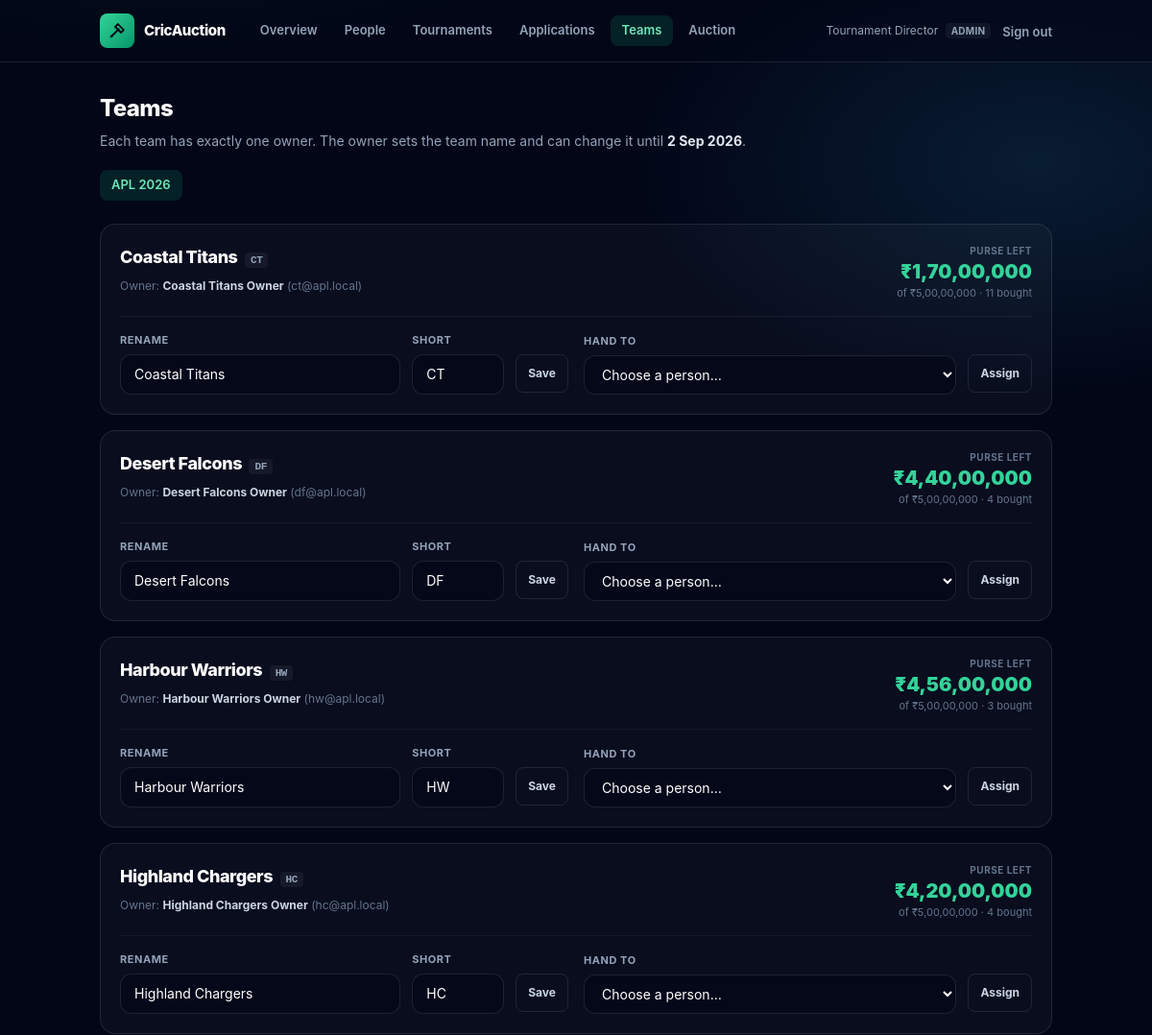
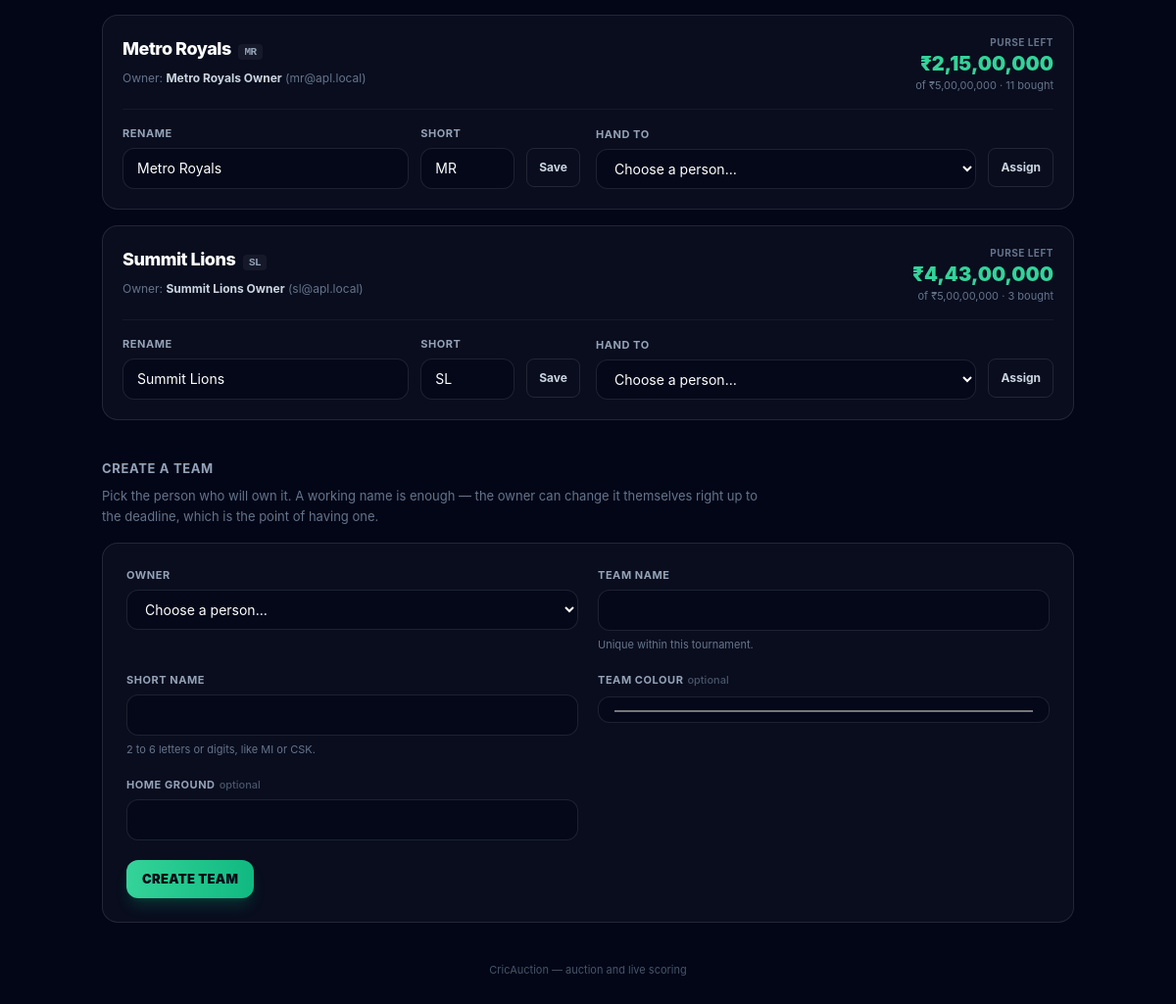
/admin/teams.php (signed in), run on the app's committed database (2 pictures, top to bottom).
### tables this page shows
CREATE TABLE `users` (
    `id`             INT UNSIGNED NOT NULL AUTO_INCREMENT,
    `username`       VARCHAR(40)      NULL,   
    `name`           VARCHAR(120) NOT NULL,
    `email`          VARCHAR(190) NOT NULL,   
    `phone`          VARCHAR(20)      NULL,
    `address`        VARCHAR(255)     NULL,
    `photo_path`     VARCHAR(255)     NULL,   
    `player_type`    ENUM('batsman','batting_all_rounder','all_rounder','bowling_all_rounder','wicket_keeper','bowler') NULL,
    `password_hash`  VARCHAR(255) NOT NULL,
 
    `must_change_password` TINYINT(1) NOT NULL DEFAULT 0,
    `role`           ENUM('admin','team_owner','scorer','viewer','player') NOT NULL DEFAULT 'viewer',
    `status`         ENUM('pending','approved','rejected','suspended') NOT NULL DEFAULT 'approved',
    `approved_by`    INT UNSIGNED     NULL,
    `approved_at`    DATETIME         NULL,
    `team_id`        INT UNSIGNED     NULL,   
    `avatar_url`     VARCHAR(255)     NULL,
    `is_active`      TINYINT(1)   NOT NULL DEFAULT 1,
    `last_login_at`  DATETIME         NULL,
    `created_at`     TIMESTAMP    NOT NULL DEFAULT CURRENT_TIMESTAMP,
    `updated_at`     TIMESTAMP    NOT NULL DEFAULT CURRENT_TIMESTAMP ON UPDATE CURRENT_TIMESTAMP,

    PRIMARY KEY (`id`),
    UNIQUE KEY `uq_users_email` (`email`),
    UNIQUE KEY `uq_users_username` (`username`),
 
    UNIQUE KEY `uq_users_owner_team` (`team_id`),
    KEY `idx_users_role` (`role`, `is_active`),
    KEY `idx_users_status` (`status`, `role`),

    CONSTRAINT `fk_users_team`
        FOREIGN KEY (`team_id`) REFERENCES `teams` (`id`),
    CONSTRAINT `fk_users_approved_by`
        FOREIGN KEY (`approved_by`) REFERENCES `users` (`id`),

 
    CONSTRAINT `chk_users_team_role` CHECK (
        (`role` = 'team_owner' AND `team_id` IS NOT NULL)
        OR (`role` <> 'team_owner' AND `team_id` IS NULL)
    )
);

CREATE TABLE `tournaments` (
    `id`                 INT UNSIGNED    NOT NULL AUTO_INCREMENT,
    `name`               VARCHAR(120)    NOT NULL,
    `season_year`        SMALLINT UNSIGNED NOT NULL,
    `logo_url`           VARCHAR(255)        NULL,

 
    `secret_code`        VARCHAR(16)         NULL,

 
    `start_date`         DATE                NULL,
    `auction_date`       DATE                NULL,   
    `end_date`           DATE                NULL,
 
    `team_name_change_deadline` DATE          NULL,
    `registration_open`  TINYINT(1)      NOT NULL DEFAULT 1,

 
    `purse_per_team`     DECIMAL(14,2)   NOT NULL DEFAULT 10000000.00,
    `min_squad_size`     TINYINT UNSIGNED NOT NULL DEFAULT 11,
    `max_squad_size`     TINYINT UNSIGNED NOT NULL DEFAULT 15,
    `max_overseas`       TINYINT UNSIGNED NOT NULL DEFAULT 4,
    `bid_increment`      DECIMAL(14,2)   NOT NULL DEFAULT 500000.00,
    `bid_timer_seconds`  SMALLINT UNSIGNED NOT NULL DEFAULT 30,

 
    `overs_per_innings`  TINYINT UNSIGNED NOT NULL DEFAULT 20,
    `balls_per_over`     TINYINT UNSIGNED NOT NULL DEFAULT 6,

    `status`             ENUM('draft','auction','ongoing','completed') NOT NULL DEFAULT 'draft',
    `created_at`         TIMESTAMP       NOT NULL DEFAULT CURRENT_TIMESTAMP,
    `updated_at`         TIMESTAMP       NOT NULL DEFAULT CURRENT_TIMESTAMP ON UPDATE CURRENT_TIMESTAMP,

    PRIMARY KEY (`id`),
    UNIQUE KEY `uq_tournament_name_season` (`name`, `season_year`),
    UNIQUE KEY `uq_tournament_secret` (`secret_code`),
    KEY `idx_tournament_status` (`status`),

    CONSTRAINT `chk_tournament_squad`   CHECK (`max_squad_size` >= `min_squad_size`),
    CONSTRAINT `chk_tournament_purse`   CHECK (`purse_per_team` > 0),
    CONSTRAINT `chk_tournament_overs`   CHECK (`overs_per_innings` BETWEEN 1 AND 50)
);

CREATE TABLE `teams` (
    `id`             INT UNSIGNED  NOT NULL AUTO_INCREMENT,
    `tournament_id`  INT UNSIGNED  NOT NULL,
    `name`           VARCHAR(100)  NOT NULL,
    `short_name`     VARCHAR(6)    NOT NULL,   
    `logo_url`       VARCHAR(255)      NULL,
    `primary_color`  CHAR(7)       NOT NULL DEFAULT '#22c55e',   
    `home_venue`     VARCHAR(120)      NULL,

    `purse_total`    DECIMAL(14,2) NOT NULL DEFAULT 10000000.00,
    `purse_spent`    DECIMAL(14,2) NOT NULL DEFAULT 0.00,
    `purse_remaining` DECIMAL(14,2) AS (`purse_total` - `purse_spent`) STORED,
    `players_bought` SMALLINT UNSIGNED NOT NULL DEFAULT 0,
    `overseas_bought` TINYINT UNSIGNED NOT NULL DEFAULT 0,

    `created_at`     TIMESTAMP     NOT NULL DEFAULT CURRENT_TIMESTAMP,
    `updated_at`     TIMESTAMP     NOT NULL DEFAULT CURRENT_TIMESTAMP ON UPDATE CURRENT_TIMESTAMP,

    PRIMARY KEY (`id`),
    UNIQUE KEY `uq_team_name`  (`tournament_id`, `name`),
    UNIQUE KEY `uq_team_short` (`tournament_id`, `short_name`),
    KEY `idx_team_purse` (`tournament_id`, `purse_remaining`),

    CONSTRAINT `fk_teams_tournament`
        FOREIGN KEY (`tournament_id`) REFERENCES `tournaments` (`id`)
        ON DELETE CASCADE ON UPDATE CASCADE,

    CONSTRAINT `chk_team_spent`  CHECK (`purse_spent` >= 0 AND `purse_spent` <= `purse_total`),
    CONSTRAINT `chk_team_colour` CHECK (`primary_color` REGEXP '^#[0-9A-Fa-f]{6}$')
);

### public/admin/teams.php (the view, shortened to what the rows shown need)
<?php
require_once dirname(dirname(__DIR__)) . '/config/config.php';
require_once BASE_PATH . '/app/Views/layouts/shell.php';
$tournaments = new TournamentService();
$all = $tournaments->listTournaments();
$links = [
    ['href' => 'index.php',        'label' => 'Overview'],
    ['href' => 'users.php',        'label' => 'People'],
    ['href' => 'tournaments.php',  'label' => 'Tournaments'],
    ['href' => 'applications.php', 'label' => 'Applications'],
    ['href' => 'teams.php',        'label' => 'Teams', 'current' => true],
    ['href' => 'auction.php',      'label' => 'Auction'],
];
    ?>
    <?php
$tournamentId = isset($_GET['tournament']) ? (int) $_GET['tournament'] : (int) $all[0]['id'];
$tournament   = $tournaments->find($tournamentId);
$teams        = $tournaments->teams($tournamentId);
$candidates = Database::all(
    "SELECT id, name, email, role FROM users
      WHERE status = 'approved' AND team_id IS NULL AND role <> 'scorer'
   ORDER BY name"
);
$candidateOptions = ['' => 'Choose a person…'];
foreach ($candidates as $person) {
    $candidateOptions[(string) $person['id']] = $person['name'] . ' — ' . $person['email'];
}
page_head('Teams', '../', $links);
?>
<h1 class="text-2xl font-extrabold tracking-tight text-white">Teams</h1>
<p class="mt-2 text-sm text-slate-400">
    Each team has exactly one owner. The owner sets the team name and can change it until
    <strong class="text-slate-200"><?= e(pretty_date($tournament['team_name_change_deadline'])) ?></strong>.
</p>
<div class="no-bar mt-5 flex gap-2 overflow-x-auto">
    <?php foreach ($all as $row): ?>
        <a href="teams.php?tournament=<?= (int) $row['id'] ?>"
           class="whitespace-nowrap rounded-lg px-3 py-1.5 text-[13px] font-semibold transition <?=
               (int) $row['id'] === $tournamentId
                   ? 'bg-emerald-500/15 text-emerald-300'
                   : 'border border-white/10 text-slate-400 hover:bg-white/5' ?>">
            <?= e((string) $row['name']) ?> <?= e((string) $row['season_year']) ?>
        </a>
    <?php endforeach; ?>
</div>
<?php if ($teams === []): ?>
    <p class="mt-6 rounded-2xl border border-white/10 bg-white/[0.03] p-8 text-center text-sm text-slate-500">
        No teams in this tournament yet.
    </p>
<?php else: ?>
    <div class="mt-6 space-y-4">
        <?php foreach ($teams as $team): ?>
            <article class="rounded-2xl border border-white/10 bg-white/[0.03] p-5">
                <div class="flex flex-wrap items-start justify-between gap-4">
                    <div>
                        <h2 class="text-lg font-extrabold tracking-tight text-white">
                            <?= e((string) $team['name']) ?>
                            <span class="ml-1 rounded bg-white/5 px-1.5 py-0.5 font-mono text-[11px] font-bold text-slate-400"><?= e((string) $team['short_name']) ?></span>
                        </h2>
                        <p class="mt-1 text-[12px] text-slate-500">
                            <?php if ($team['owner_id'] !== null): ?>
                                Owner: <strong class="text-slate-300"><?= e((string) $team['owner_name']) ?></strong>
                                (<?= e((string) $team['owner_email']) ?>)
                            <?php else: ?>
                                <span class="font-bold text-amber-300">No owner yet</span>
                            <?php endif; ?>
                        </p>
                    </div>
                    <div class="text-right">
                        <p class="text-[10px] font-bold uppercase tracking-wider text-slate-500">Purse left</p>
                        <p class="text-xl font-black text-emerald-400">
                            <?= e(rupees($team['purse_remaining'])) ?>
                        </p>
                        <p class="text-[11px] text-slate-500">
                            of <?= e(rupees($team['purse_total'])) ?>
                            · <?= (int) $team['players_bought'] ?> bought
                        </p>
                    </div>
                </div>
                <div class="mt-4 grid gap-4 border-t border-white/5 pt-4 sm:grid-cols-2">
                    <form method="post" class="flex flex-wrap items-end gap-3">
                        <div class="min-w-[10rem] flex-1">
                            <?php field('name', 'Rename', (string) $team['name']); ?>
                        </div>
                        <div class="w-24">
                        </div>
                        <button type="submit" class="mb-0.5 rounded-lg border border-white/10 px-3 py-2.5 text-[12px] font-bold text-slate-300 hover:bg-white/5">
                            Save
                        </button>
                    </form>
                    <form method="post" class="flex flex-wrap items-end gap-3">
                        <div class="min-w-[12rem] flex-1">
                            <?php select_field('owner_id', $team['owner_id'] !== null ? 'Hand to' : 'Give an owner', $candidateOptions); ?>
                        </div>
                        <button type="submit" class="mb-0.5 rounded-lg border border-white/10 px-3 py-2.5 text-[12px] font-bold text-slate-300 hover:bg-white/5">
                            Assign
                        </button>
                    </form>
                </div>
            </article>
        <?php endforeach; ?>
    </div>
<?php endif; ?>
<section class="mt-10">
    <h2 class="text-[13px] font-bold uppercase tracking-wider text-slate-400">Create a team</h2>
</section>
<?php page_foot(); ?>

### app/Views/layouts/shell.php (shortened to what the rows shown need)
<?php
function page_head(string $title, string $up = '', array $links = []): void
{
    $user = Auth::user();
    ?><!DOCTYPE html>
<html lang="en" class="dark">
<head>
    <link rel="stylesheet" href="<?= e($up) ?>assets/css/app.css">
</head>
<body class="bg-gate min-h-screen font-sans text-slate-200">
<header class="border-b border-white/10 bg-slate-950/50">
    <div class="mx-auto flex max-w-5xl flex-wrap items-center gap-x-6 gap-y-3 px-4 py-3.5">
        <div class="ml-auto flex items-center gap-3">
            <?php if ($user !== null): ?>
                <span class="hidden text-[12px] text-slate-400 sm:block">
                    <?= e((string) $user['name']) ?>
                    <span class="ml-1 rounded bg-white/5 px-1.5 py-0.5 text-[10px] font-bold uppercase tracking-wide text-slate-400">
                        <?= e(str_replace('_', ' ', (string) $user['role'])) ?>
                    </span>
                </span>
                <form method="post" action="<?= e($up) ?>logout.php" class="inline">
                    <button type="submit" class="text-[13px] font-semibold text-slate-400 transition hover:text-rose-300">
                        Sign out
                    </button>
                </form>
            <?php else: ?>
                <a href="<?= e($up) ?>login.php" class="text-[13px] font-semibold text-slate-300 hover:text-emerald-300">Sign in</a>
                <a href="<?= e($up) ?>register.php"
                   class="rounded-lg bg-emerald-500 px-3 py-1.5 text-[13px] font-bold text-slate-950 hover:brightness-110">Register</a>
            <?php endif; ?>
        </div>
    </div>
</header>
<main class="mx-auto max-w-5xl px-4 py-8">
<?php
}
    ?>
    <?php
function page_foot(): void
{
    ?>
</main>
</body>
</html>
<?php
}
function field_id(string $name): string
{
    static $seen = [];
    $seen[$name] = ($seen[$name] ?? 0) + 1;
    return 'f_' . $name . ($seen[$name] > 1 ? '_' . $seen[$name] : '');
}
function field(
    string $name,
    string $label,
    string $value = '',
    string $type = 'text',
    bool $required = true,
    string $hint = '',
    bool $readonly = false,
    string $placeholder = '',
): void {
    $id = field_id($name);
    ?>
    <div>
        <label for="<?= e($id) ?>" class="mb-1.5 block text-[11px] font-bold uppercase tracking-wider text-slate-400">
            <?= e($label) ?><?php if (!$required): ?><span class="ml-1 font-medium normal-case tracking-normal text-slate-600">optional</span><?php endif; ?>
        </label>
        <input id="<?= e($id) ?>" name="<?= e($name) ?>" type="<?= e($type) ?>"
               value="<?= e($value) ?>"
               <?= $required ? 'required' : '' ?>
               <?= $readonly ? 'readonly' : '' ?>
               <?= $placeholder !== '' ? 'placeholder="' . e($placeholder) . '"' : '' ?>
               class="w-full rounded-xl border border-white/10 px-3.5 py-2.5 text-sm text-white outline-none transition placeholder:text-slate-600 focus:border-emerald-400/50 focus:ring-2 focus:ring-emerald-400/20 <?=
                   $readonly ? 'cursor-not-allowed bg-slate-900/60 text-slate-500' : 'bg-slate-950/60' ?>">
    </div>
    <?php
}
function select_field(string $name, string $label, array $options, string $value = '', bool $required = true): void
{
    $id = field_id($name);
    ?>
    <div>
        <label for="<?= e($id) ?>" class="mb-1.5 block text-[11px] font-bold uppercase tracking-wider text-slate-400">
            <?= e($label) ?>
        </label>
        <select id="<?= e($id) ?>" name="<?= e($name) ?>" <?= $required ? 'required' : '' ?>
                class="w-full rounded-xl border border-white/10 bg-slate-950/60 px-3.5 py-2.5 text-sm text-white outline-none focus:border-emerald-400/50 focus:ring-2 focus:ring-emerald-400/20">
            <?php foreach ($options as $optValue => $optLabel): ?>
                <option value="<?= e((string) $optValue) ?>" <?= (string) $optValue === $value ? 'selected' : '' ?>>
                    <?= e($optLabel) ?>
                </option>
            <?php endforeach; ?>
        </select>
    </div>
    <?php
}
    ?>
    <?php
function rupees(float|string|null $amount): string
{
    $n     = (int) round((float) $amount);
    $s     = (string) abs($n);
    $last3 = substr($s, -3);
    $rest  = substr($s, 0, -3);
    if ($rest !== '') {
        $last3 = preg_replace('/\B(?=(\d{2})+(?!\d))/', ',', $rest) . ',' . $last3;
    }
    return ($n < 0 ? '-' : '') . '₹' . $last3;
}
function pretty_date(?string $date): string
{
    $ts = strtotime($date);
    return $ts === false ? $date : date('j M Y', $ts);
}

### data on the page
users: name "Tournament Director", role "ADMIN"
tournaments: team_name_change_deadline "2 Sep 2026", name "APL", season_year "2026"
users: team.name "Coastal Titans", team.short_name "CT", name "Coastal Titans Owner", email "ct@apl.local", team.purse_remaining "₹1,70,00,000", team.purse_total "₹5,00,00,000", team.players_bought "11", label "RENAME SHORT", name "Coastal Titans", short_name "CT"
users: team.name "Desert Falcons", team.short_name "DF", name "Desert Falcons Owner", email "df@apl.local", team.purse_remaining "₹4,40,00,000", team.purse_total "₹5,00,00,000", team.players_bought "4", label "RENAME SHORT", name "Desert Falcons", short_name "DF", owner_id "Choose a person…"
users: team.name "Harbour Warriors", team.short_name "HW", name "Harbour Warriors Owner", email "hw@apl.local", team.purse_remaining "₹4,56,00,000", team.purse_total "₹5,00,00,000", team.players_bought "3", label "RENAME SHORT", name "Harbour Warriors", short_name "HW"
users: team.name "Highland Chargers", team.short_name "HC", name "Highland Chargers Owner", email "hc@apl.local", team.purse_remaining "₹4,20,00,000", team.purse_total "₹5,00,00,000", team.players_bought "4", label "RENAME SHORT", name "Highland Chargers", short_name "HC"
users: team.name "Metro Royals", team.short_name "MR", name "Metro Royals Owner", email "mr@apl.local", team.purse_remaining "₹2,15,00,000", team.purse_total "₹5,00,00,000", team.players_bought "11", label "RENAME SHORT", name "Metro Royals", short_name "MR"
users: team.name "Summit Lions", team.short_name "SL", name "Summit Lions Owner", email "sl@apl.local", team.purse_remaining "₹4,43,00,000", team.purse_total "₹5,00,00,000", team.players_bought "3", label "RENAME SHORT", name "Summit Lions", short_name "SL"

### other printed values
APP_NAME "CricAuction"
$link['label'] "Overview"
$link['label'] "People"
$link['label'] "Tournaments"
$link['label'] "Applications"
$link['label'] "Teams"
$link['label'] "Auction"
$label "OWNER"
$label "TEAM NAME SHORT NAME TEAM COLOUR HOME GROUND"
$hint "Unique within this tournament. 2 to 6 letters or digits, like MI or CSK."
$label "CREATE TEAM"
form field owner_id "Choose a person…"
